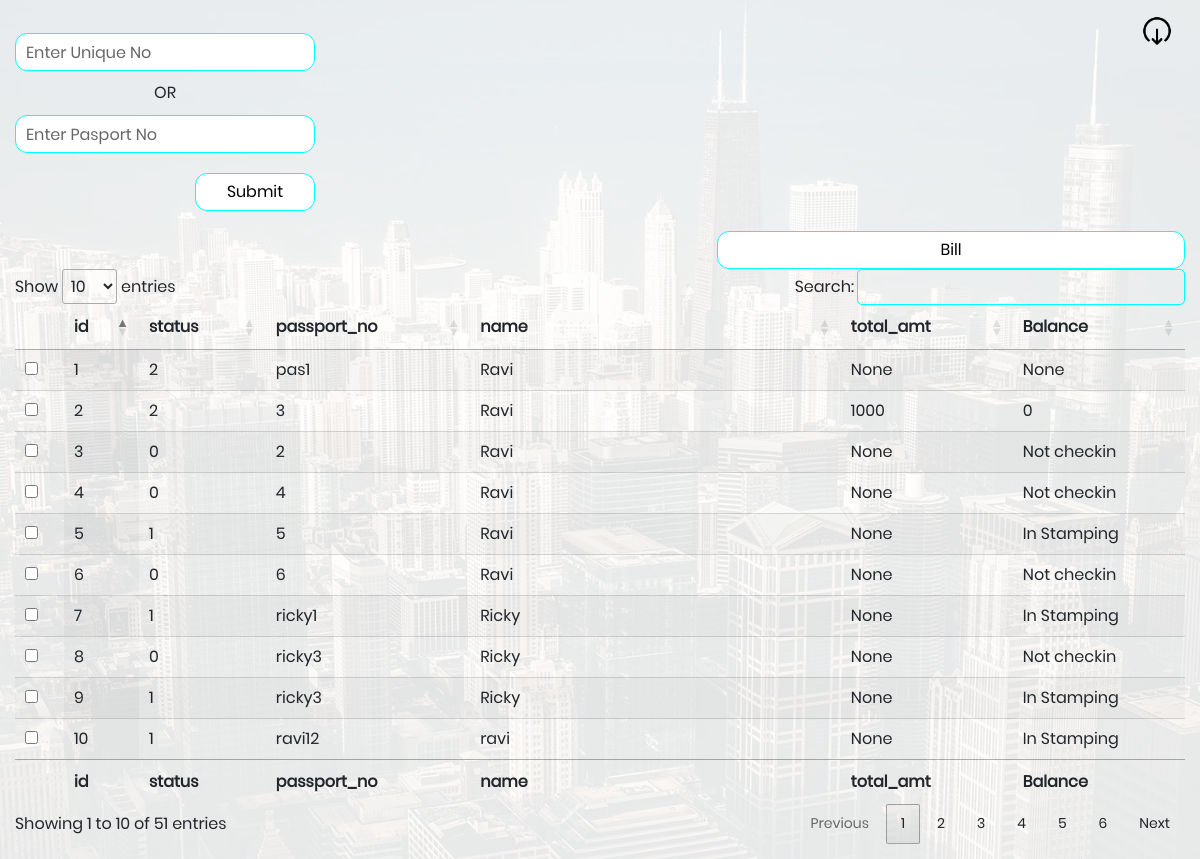
Page /sales_report_pg (signed in) on the committed database.
### tables this page shows
CREATE TABLE "passport_details" (
	`id`	INTEGER PRIMARY KEY AUTOINCREMENT,
	`name`	VARCHAR,
	`agent_name`	VARCHAR,
	`passport_no`	VARCHAR,
	`visa_entry_date`	INTEGER,
	`visa_expiry_date`	INTEGER,
	`email_id`	VARCHAR
);

CREATE TABLE `sales_report` (
	`id`	INTEGER,
	`total_amt`	INTEGER,
	`amt_paid`	INTEGER,
	`balance`	INTEGER
);

### app.py (the view)
@app.route('/sales_report_pg', methods=['POST','GET'])
def sales_report_pg():
    if not session.get('logged_in'):
        return render_template('index.html')
    else:
        sales_data = sales_report_data()
        return render_template('sales_report_pg.html', sales_data = sales_data)

### templates/sales_report_pg.html (shortened to what this page needs)
<!DOCTYPE html>
<html lang="en">
<head>
	<link rel="stylesheet" type="text/css" href="static/vendor/bootstrap/css/bootstrap.min.css">
	<link rel="stylesheet" type="text/css" href="static/css/util.css">
  <link rel="stylesheet" type="text/css" href="static/css/main.css">
  <link rel="stylesheet" type="text/css" href="https://cdn.datatables.net/1.10.20/css/jquery.dataTables.min.css">
  <link rel="stylesheet" type="text/css" href="https://cdn.datatables.net/select/1.3.1/css/select.dataTables.min.css">
</head>
<body>
    <div class="limiter">
            <div class="container-login100" style="background-image: url('static/images/bg-01.jpg');display: block;">
				<div class="topright" onclick="location.href='/logout'"><img class="topright" src="static/images/icons/logout.png" alt="Logout"></div>
				<form class="example" style="max-width:300px">
					<input id="uni_no" class="inputcategory" oninput="handleevent()" type="text" value="{{request.form.uniqueno}}" name="uniqueno" placeholder="Enter Unique No">
					<label style="text-align: center; margin-top:10px;">OR</label>
					<input style="margin-top:10px;" id="p_no" class="inputcategory" oninput="handleevent()" type="text" value="{{request.form.passpno}}" name="passno" placeholder="Enter Pasport No">
					<button type="button" class="bcss" onclick="submit_event()" fill="outline">Submit</button>
                </form>
                <form action="/bill_report" method="POST">
            <table id="example" class="display" style="width:100%">
        <thead>
            <tr>
                <th></th>
                <th>id</th>
                <th>status</th>
                <th>passport_no</th>
                <th>name</th>
                <th>total_amt</th>
                <th>Balance</th>
            </tr>
        </thead>
        <tbody>
            {% for result in sales_data %}
            <tr>
                <td><input type="checkbox" name="result" value ="{{result.id}}"></td>
                <td>{{result.id}}</td>
                <td>{{result.status}}</td>
                <td>{{result.passport_no}}</td>
                <td>{{result.name}}</td>
                <td>{{result.total_amt}}</td>
                <td>{{result.balance}}</td>
            </tr>
            {% endfor %}
        </tbody>
        <tfoot>
            <tr>
                <th></th>
                <th>id</th>
                <th>status</th>
                <th>passport_no</th>
                <th>name</th>
                <th>total_amt</th>
                <th>Balance</th>
            </tr>
        </tfoot>
        <button type="submit" class="bcss">Bill</button>
    </table>
</form>
</div>
</div>
</body>
</html>

### static/css/main.css (style rules this page uses)
* { margin: 0px; padding: 0px; box-sizing: border-box; }
body, html { height: 100%; font-family: Poppins-Regular, sans-serif; }
input { outline: none; border: none; }
label { margin: 0; display: block; }
button { outline: none !important; border: none; background: transparent; }
.limiter { width: 100%; margin: 0 auto; }
.container-login100 { width: 100%; min-height: 100vh; display: -webkit-box; display: -webkit-flex; display: -moz-box; display: -ms-flexbox; display: flex; flex-wrap: wrap; justify-content: center; align-items: center; padding: 15px; background-repeat: no-repeat; background-position: center; background-size: cover; position: relative; z-index: 1; }
.container-login100::before { content: ""; display: block; position: absolute; z-index: -1; width: 100%; height: 100%; top: 0; left: 0; background-color: rgba(255,255,255,0.9); }

### templates/sales_report_pg.html (style rules this page uses)
.topright { position: absolute; top: 8px; right: 14px; width: 30px; font-size: 18px; }
* { box-sizing: border-box; }
.bcss { width:40%; align-items: center; border-radius: 12px; background-color: white; height: 38px; margin-top: 20px; float: right; border: 1px solid aqua; }
.inputcategory { margin-top: 6%; border: 1px solid aqua; width: 100%; border-radius: 12px; height: 38px; padding-left: 10px; }
table.dataTable tbody td.select-checkbox:before, table.dataTable tbody td.select-checkbox:after, table.dataTable tbody th.select-checkbox:before, table.dataTable tbody th.select-checkbox:after { display: none; }

### rows in the picture
passport_details: id "1", status "2", passport_no "pas1", name "Ravi", total_amt "None", balance "None"
passport_details: id "2", status "2", passport_no "3", name "Ravi", total_amt "1000", balance "0"
passport_details: id "7", status "1", passport_no "ricky1", name "Ricky", total_amt "None", balance "In Stamping"
passport_details: id "8", status "0", passport_no "ricky3", name "Ricky", total_amt "None", balance "Not checkin"
passport_details: id "9", status "1", passport_no "ricky3", name "Ricky", total_amt "None", balance "In Stamping"
passport_details: id "10", status "1", passport_no "ravi12", name "ravi", total_amt "None", balance "In Stamping"

### other values in the picture
{{ result.id }} "3" "4" "5" "6"
{{ result.status }} "0" "0" "1" "0"
{{ result.passport_no }} "2" "4" "5" "6"
{{ result.name }} "Ravi" "Ravi" "Ravi" "Ravi"
{{ result.total_amt }} "None" "None" "None" "None"
{{ result.balance }} "Not checkin" "Not checkin" "In Stamping" "Not checkin"
